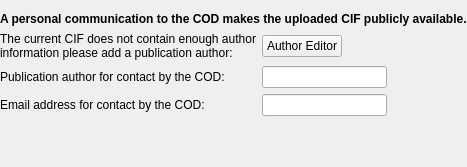
                <widget class="QWidget" name="page_personal">
                 <layout class="QVBoxLayout" name="verticalLayout_30">
                  <property name="leftMargin">
                   <number>0</number>
                  </property>
                  <property name="topMargin">
                   <number>12</number>
                  </property>
                  <property name="rightMargin">
                   <number>0</number>
                  </property>
                  <item>
                   <widget class="QLabel" name="label_10">
                    <property name="text">
                     <string>&lt;html&gt;&lt;head/&gt;&lt;body&gt;&lt;p&gt;&lt;span style=&quot; font-weight:600;&quot;&gt;A personal communication to the COD makes the uploaded CIF publicly available.&lt;/span&gt;&lt;/p&gt;&lt;/body&gt;&lt;/html&gt;</string>
                    </property>
                    <property name="textFormat">
                     <enum>Qt::RichText</enum>
                    </property>
                   </widget>
                  </item>
                  <item>
                   <layout class="QGridLayout" name="gridLayout_20">
                    <item row="0" column="2">
                     <spacer name="horizontalSpacer_30">
                      <property name="orientation">
                       <enum>Qt::Horizontal</enum>
                      </property>
                      <property name="sizeType">
                       <enum>QSizePolicy::Preferred</enum>
                      </property>
                      <property name="sizeHint" stdset="0">
                       <size>
                        <width>80</width>
                        <height>20</height>
                       </size>
                      </property>
                     </spacer>
                    </item>
                    <item row="1" column="0">
                     <widget class="QLabel" name="ContactAuthorLabel">
                      <property name="text">
                       <string>Publication author for contact by the COD:</string>
                      </property>
                     </widget>
                    </item>
                    <item row="0" column="0">
                     <widget class="QLabel" name="authorsFullNamePersonalLabel">
                      <property name="text">
                       <string>The current CIF does not contain enough author 
information please add a publication author:</string>
                      </property>
                     </widget>
                    </item>
                    <item row="0" column="1">
                     <widget class="QPushButton" name="authorEditorPushButton">
                      <property name="sizePolicy">
                       <sizepolicy hsizetype="Fixed" vsizetype="Fixed">
                        <horstretch>0</horstretch>
                        <verstretch>0</verstretch>
                       </sizepolicy>
                      </property>
                      <property name="text">
                       <string>Author Editor</string>
                      </property>
                     </widget>
                    </item>
                    <item row="1" column="1">
                     <widget class="QLineEdit" name="ContactAuthorLineEdit">
                      <property name="readOnly">
                       <bool>true</bool>
                      </property>
                     </widget>
                    </item>
                    <item row="2" column="1">
                     <widget class="QLineEdit" name="ContactEmailLineEdit">
                      <property name="readOnly">
                       <bool>true</bool>
                      </property>
                     </widget>
                    </item>
                    <item row="2" column="0">
                     <widget class="QLabel" name="label_12">
                      <property name="text">
                       <string>Email address for contact by the COD:</string>
                      </property>
                     </widget>
                    </item>
                   </layout>
                  </item>
                  <item>
                   <spacer name="verticalSpacer_12">
                    <property name="orientation">
                     <enum>Qt::Vertical</enum>
                    </property>
                    <property name="sizeHint" stdset="0">
                     <size>
                      <width>20</width>
                      <height>40</height>
                     </size>
                    </property>
                   </spacer>
                  </item>
                 </layout>
                </widget>
